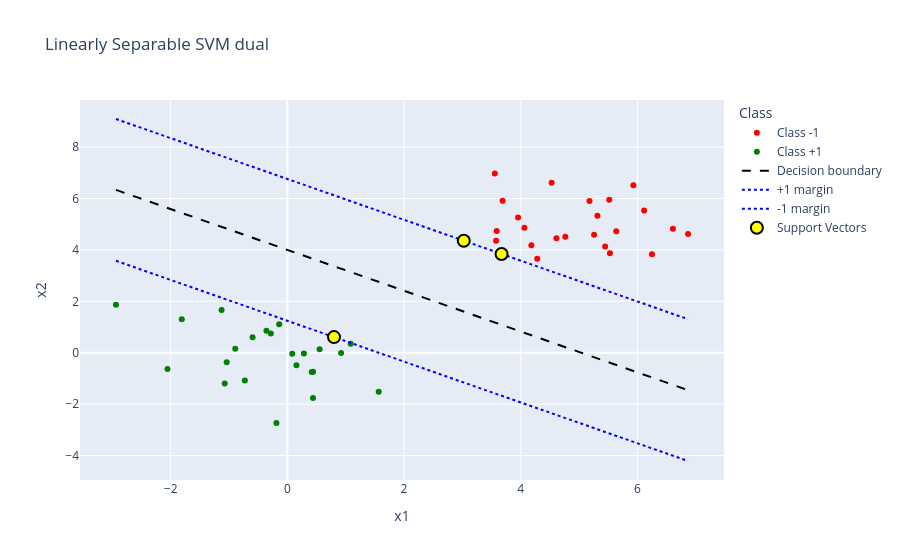

Notebook source saved alongside this figure:
### Code cell
np.random.seed(2048)
n = 50 # total number of datapoints
X = np.random.randn(n, 2)
y = np.ones(n).astype(float)
X[:n//2,:] +=  5.0 # separate the classes
y[:n//2]   *= -1  # label the first half -1
w, b, alpha = linear_separable_svm_dual(X, y)
print(f"accuracy = {accuracy(X, y, w, b)}")
print("alpha =\n",alpha)
print(f"w = {w}")
print(f"b = {b}")

fig = px.scatter(
    x=X[:, 0],y=X[:, 1],
    color=np.where(y == 1, "Class +1", "Class -1"),
    title="Linearly Separable SVM dual",
    color_discrete_map={"Class -1": "red","Class +1": "green"},labels={"x": "x1","y": "x2","color": "Class"})

# Create x values
x_line = np.linspace(np.min(X[:,0]), np.max(X[:,0]), 100)

# Decision boundary
y_boundary = (-w[0]*x_line - b) / w[1]

fig.add_scatter(
    x=x_line,
    y=y_boundary,
    mode="lines",
    name="Decision boundary",
    line=dict(color="black", dash="dash")
)

# Margin lines (SVM gutters)
y_margin_pos = (-w[0]*x_line - b - 1) / w[1]
y_margin_neg = (-w[0]*x_line - b + 1) / w[1]

fig.add_scatter(
    x=x_line,
    y=y_margin_pos,
    mode="lines",
    name="+1 margin",
    line=dict(color="blue", dash="dot")
)

fig.add_scatter(
    x=x_line,
    y=y_margin_neg,
    mode="lines",
    name="-1 margin",
    line=dict(color="blue", dash="dot")
)

support_vectors = X[alpha > 0]

fig.add_scatter(
    x=support_vectors[:, 0],y=support_vectors[:, 1],
    mode="markers",name="Support Vectors",
    marker=dict(color="yellow",size=12,line=dict(color="black", width=2)))

fig.show()
